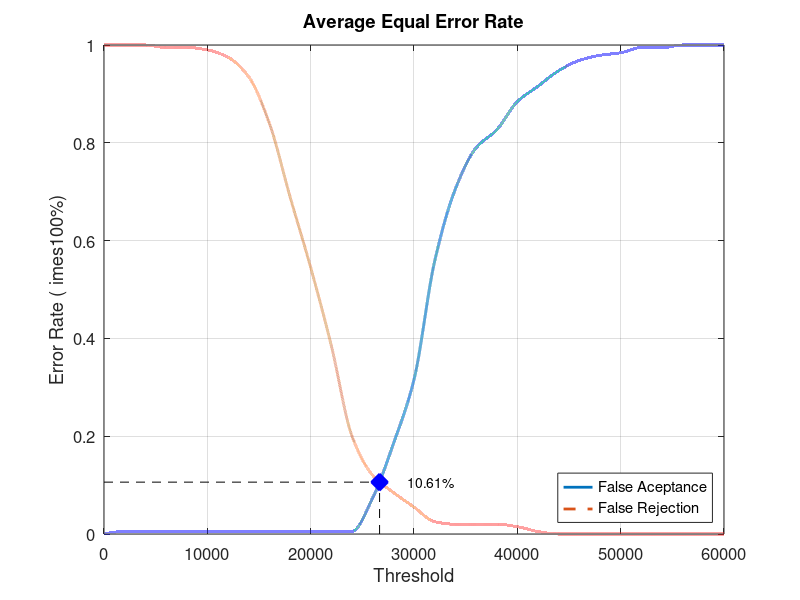
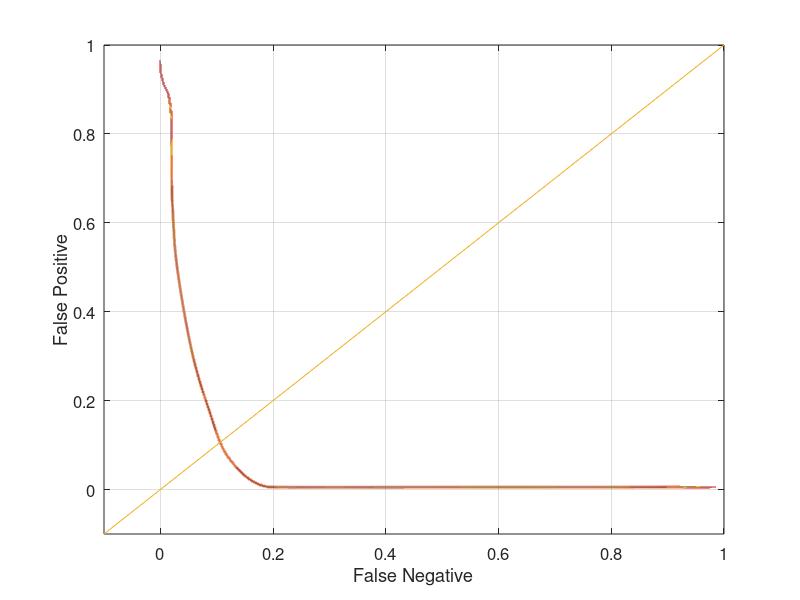

These figures' MATLAB source, in order:
close all;
clear;
clc;
x = 0:2000:60000;
xq = 0:0.5:60000;

y0 = [0 0.00526316 0.00526316 0.00526316 0.00526316 0.00526316 0.00526316 0.00526316 0.00526316 0.00526316 0.00526316 0.00526316 0.00526316 0.0736842 0.184211 0.315789 0.557895 0.705263 0.789474 0.826316 0.884211 0.915789 0.947368 0.968421 0.978947 0.984211 0.994737 0.994737 1 1 1]
yy0 = interp1(x, y0, xq, 'pchip');
y1 = [1 1 1 0.995 0.995 0.99 0.975 0.935 0.84 0.69 0.545 0.385 0.2 0.12 0.085 0.055 0.025 0.02 0.02 0.02 0.015 0.005 0 0 0 0 0 0 0 0 0]
yy1 = interp1(x, y1, xq, 'pchip');

% Calculating EER: 
y2 = abs(y0 - y1);
find(y2 == min(y2))
yy2 = abs(yy0 - yy1);
xEER = find(yy2 == min(yy2));
xEERIndex = xq(xEER) % X-axis EER
yEER = yy0(xEER) % Y-axis EER

main = figure
plot(xq, yy0,'-','LineWidth', 2);	hold on
plot(xq, yy1,'--','LineWidth', 2);	hold on
plot([xEERIndex xEERIndex], [0 yEER], 'k--');	hold on
plot([0 xEERIndex], [yEER yEER], 'k--');	hold on
plot(xEERIndex, yEER, 'bx', 'LineWidth', 10);	hold on
text(xEERIndex + 10 * xEERIndex / 100, yEER, [num2str(round((10000 * yEER)) / 100) '%'])
legend('False Aceptance', 'False Rejection', 'Location', 'SouthEast')
xlabel('Threshold')
ylabel('Error Rate (	imes100%)')
title('Average Equal Error Rate')
set(gca, 'FontSize', 12)
axis([0 60000 0 1])
grid on

print(main, 'Database5_3Main', '-dpng');
FNRxFPR = figure('Color', [1 1 1]);
plot(yy1, yy0, '-', yy1, yy0, 'LineWidth', 2);
hold on
y = -0.1:0.1:1
plot(y, y); 
set(gca, 'FontSize', 12)
xlabel('False Negative')
ylabel('False Positive')
axis([-0.1 1 -0.1 1])
set(gca, 'FontSize', 12)
grid on

print(FNRxFPR, 'Database5_3FNRxFPR','-dpng');
